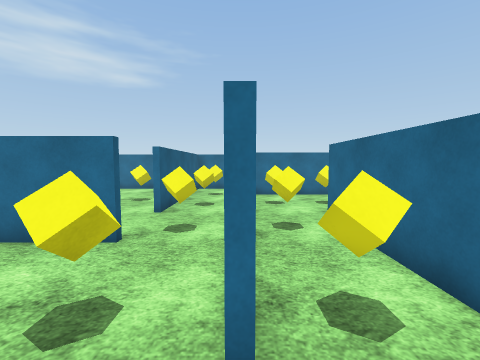
[1] (above)

22 first-person views from a walk through a scene from a Unity 3-D project. The camera is 1.5 m above the floor, tilts 4° down and sees 90° across. The floor is counted in squares, 1 m on a side. Each view is taken from the middle of a square. On the plan, view 1 faces up. The plan holds only what a view shows up to about 13 squares ahead; the rest is blank. The player is left out. Surface patterns are stand-ins for the level's own textures.

[2]
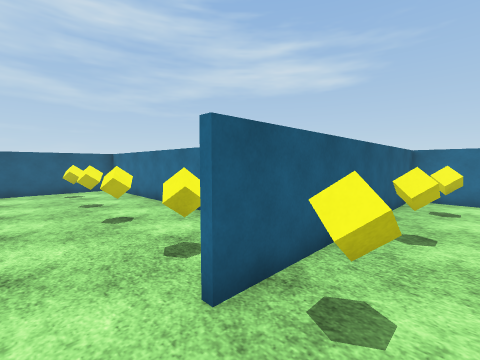

[3]
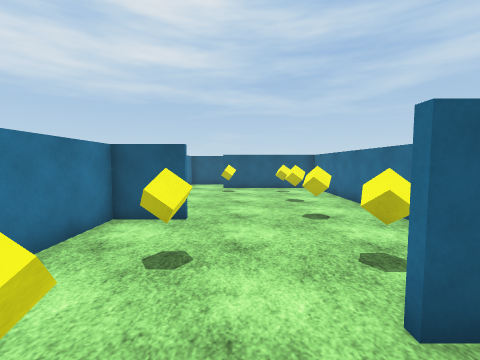

[4]
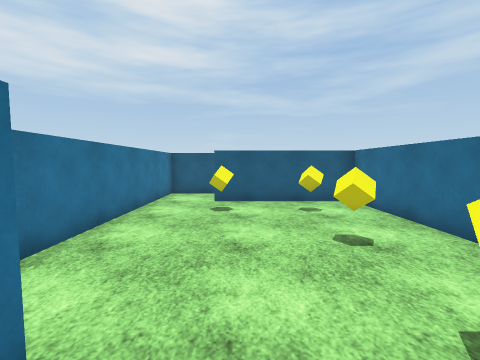

[5]
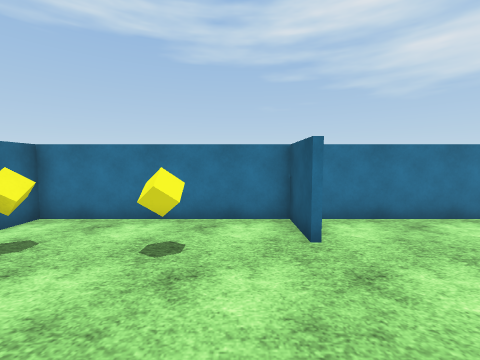

[6]
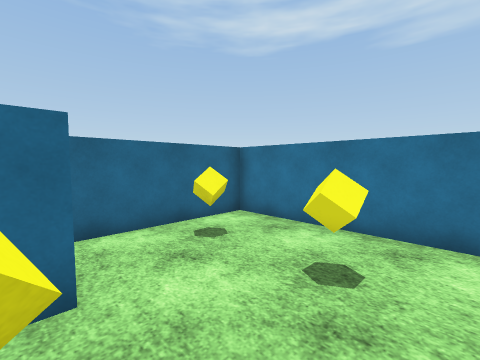

[7]
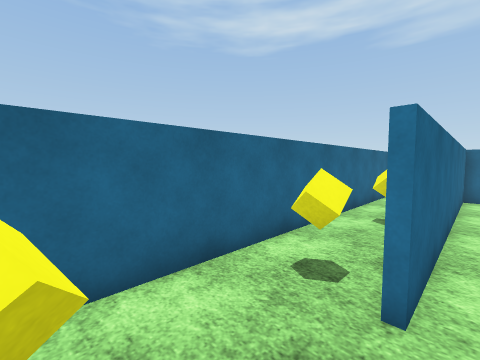

[8]
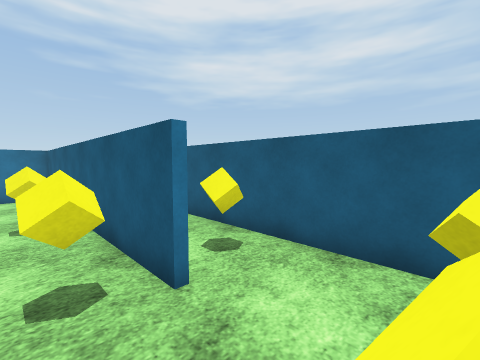

[9]
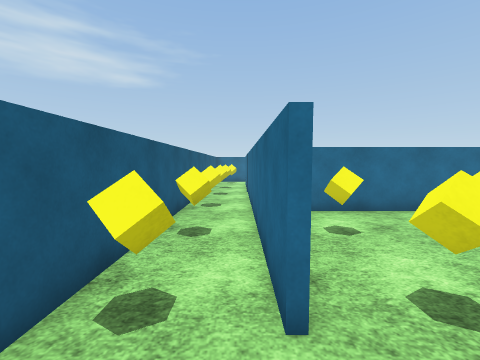

[10]
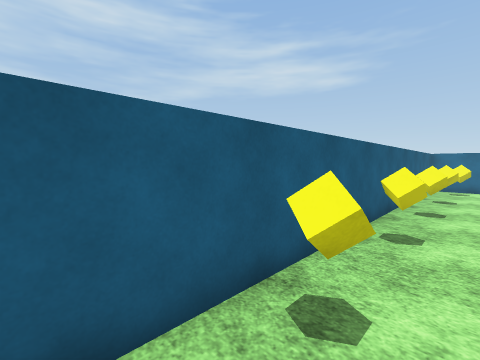

[11]
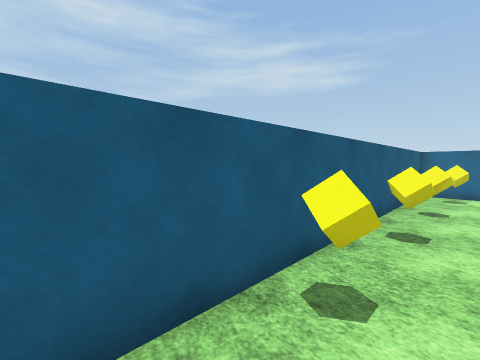

[12]
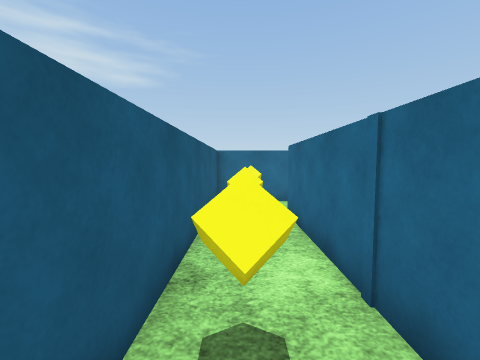

[13]
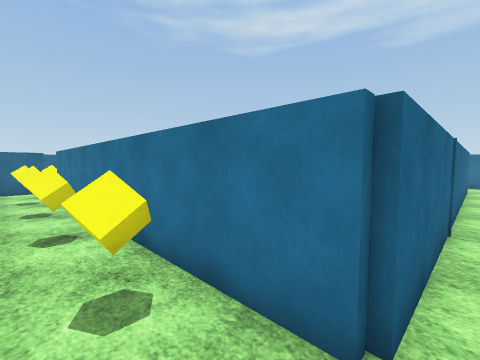

[14]
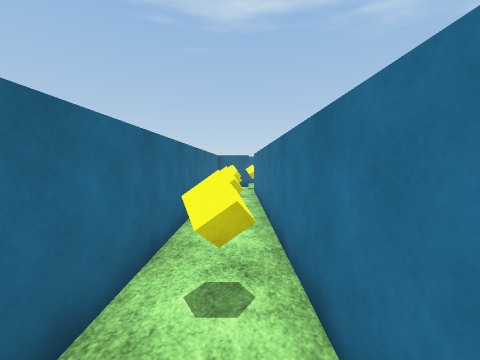

[15]
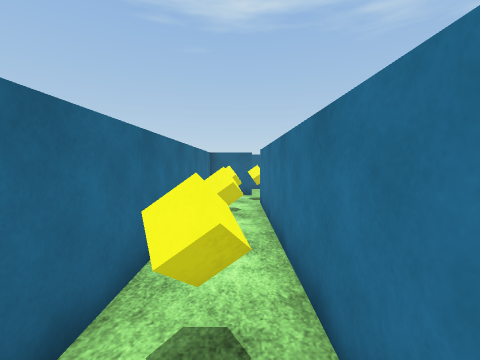

[16]
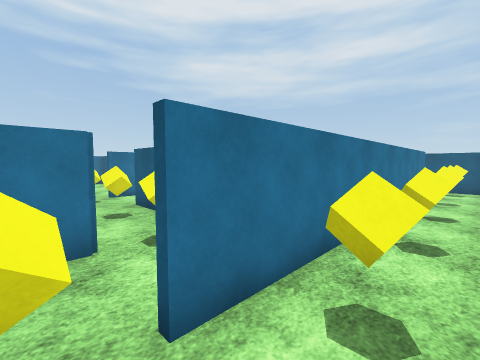

[17]
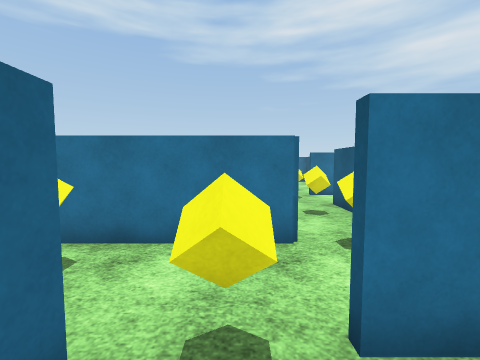

[18]
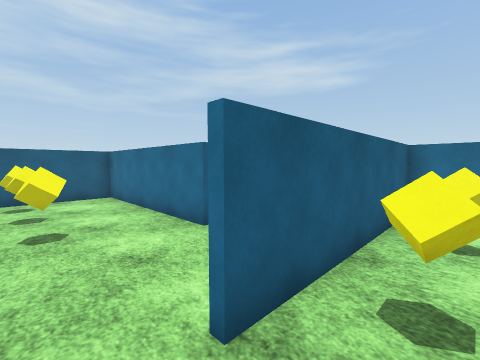

[19]
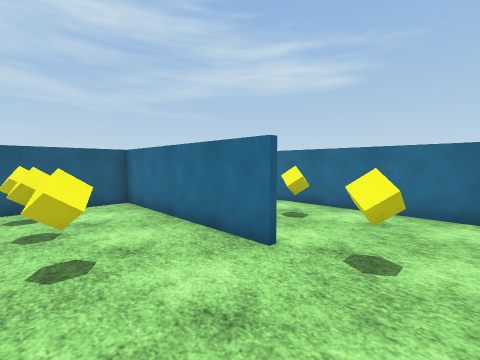

[20]
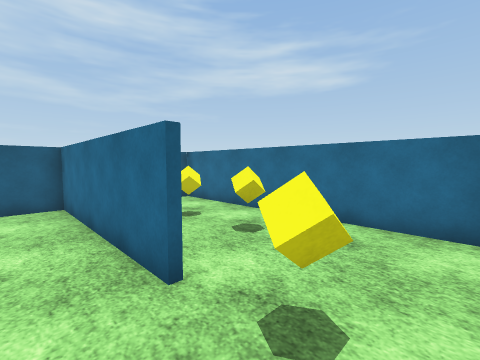

[21]
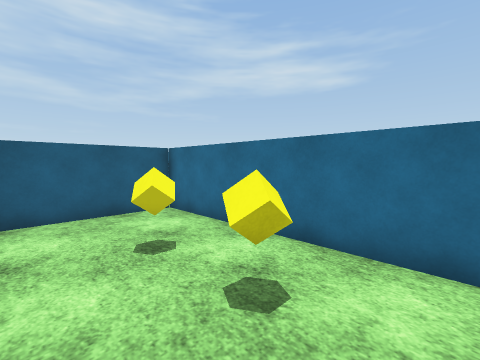

[22]
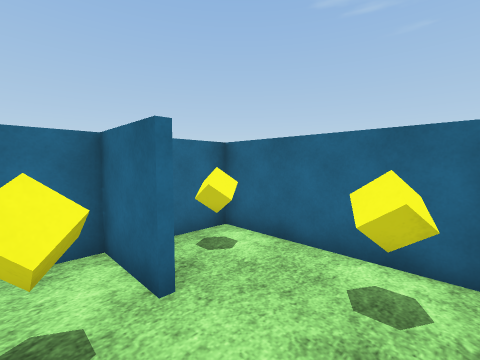

### Floor plan
Ten units are one square. View 1 is at (0, 0); x grows to the right and y downward. Boxes are objects, and circles mark ways between rooms. Rooms are numbered by the first view taken in them; rooms with no view inside come last. Other rooms are left out.
<svg viewBox="-154 -169 208 209">
<path fill="none" stroke="#000" d="M-22 -45 -124 -45 -124 10M-43 14 -43 34 41 34M-1 -14 -1 -21M-126 10 -126 -142 1 -142M1 -74 1 -15M24 35 24 -65M22 -154 22 -164 -149 -164 -149 34 -51 34M26 -66 26 34M42 -114 1 -114 1 -74M49 31 49 -91M-56 -94 -128 -94M-29 -140 -124 -140 -124 -99M-35 -47 -22 -47M-10 -140 -24 -140 -24 -71M-124 -95 -124 -59M22 -144 22 -154M49 -119 49 -164 34 -164M-1 -116 44 -116"/>
<rect x="-145" y="5" width="10" height="10" fill="#bbb"><title>yellow cube</title></rect>
<rect x="-145" y="-25" width="10" height="10" fill="#bbb"><title>yellow cube</title></rect>
<rect x="-145" y="-65" width="10" height="10" fill="#bbb"><title>yellow cube</title></rect>
<rect x="-145" y="-95" width="10" height="10" fill="#bbb"><title>yellow cube</title></rect>
<rect x="-145" y="-125" width="10" height="10" fill="#bbb"><title>yellow cube</title></rect>
<rect x="-145" y="-155" width="10" height="10" fill="#bbb"><title>yellow cube</title></rect>
<rect x="-115" y="5" width="10" height="10" fill="#bbb"><title>yellow cube</title></rect>
<rect x="-115" y="-25" width="10" height="10" fill="#bbb"><title>yellow cube</title></rect>
<rect x="-105" y="-155" width="10" height="10" fill="#bbb"><title>yellow cube</title></rect>
<rect x="-85" y="-25" width="10" height="10" fill="#bbb"><title>yellow cube</title></rect>
<rect x="-75" y="-155" width="10" height="10" fill="#bbb"><title>yellow cube</title></rect>
<rect x="-55" y="-25" width="10" height="10" fill="#bbb"><title>yellow cube</title></rect>
<rect x="-45" y="-155" width="10" height="10" fill="#bbb"><title>yellow cube</title></rect>
<rect x="-25" y="5" width="10" height="10" fill="#bbb"><title>yellow cube</title></rect>
<rect x="-25" y="-25" width="10" height="10" fill="#bbb"><title>yellow cube</title></rect>
<rect x="-15" y="-55" width="10" height="10" fill="#bbb"><title>yellow cube</title></rect>
<rect x="-15" y="-155" width="10" height="10" fill="#bbb"><title>yellow cube</title></rect>
<rect x="5" y="5" width="10" height="10" fill="#bbb"><title>yellow cube</title></rect>
<rect x="5" y="-25" width="10" height="10" fill="#bbb"><title>yellow cube</title></rect>
<rect x="5" y="-65" width="10" height="10" fill="#bbb"><title>yellow cube</title></rect>
<rect x="5" y="-95" width="10" height="10" fill="#bbb"><title>yellow cube</title></rect>
<rect x="25" y="-95" width="10" height="10" fill="#bbb"><title>yellow cube</title></rect>
<rect x="35" y="-25" width="10" height="10" fill="#bbb"><title>yellow cube</title></rect>
<rect x="35" y="-65" width="10" height="10" fill="#bbb"><title>yellow cube</title></rect>
<rect x="-115" y="-65" width="10" height="10" fill="#bbb"><title>yellow cube</title></rect>
<rect x="-95" y="-65" width="10" height="10" fill="#bbb"><title>yellow cube</title></rect>
<rect x="-95" y="-125" width="10" height="10" fill="#bbb"><title>yellow cube</title></rect>
<rect x="-75" y="-75" width="10" height="10" fill="#bbb"><title>yellow cube</title></rect>
<rect x="-75" y="-125" width="10" height="10" fill="#bbb"><title>yellow cube</title></rect>
<rect x="-45" y="-105" width="10" height="10" fill="#bbb"><title>yellow cube</title></rect>
<rect x="-15" y="-95" width="10" height="10" fill="#bbb"><title>yellow cube</title></rect>
<rect x="-15" y="-125" width="10" height="10" fill="#bbb"><title>yellow cube</title></rect>
<rect x="5" y="-145" width="10" height="10" fill="#bbb"><title>yellow cube</title></rect>
<rect x="35" y="-135" width="10" height="10" fill="#bbb"><title>yellow cube</title></rect>
<rect x="35" y="-155" width="10" height="10" fill="#bbb"><title>yellow cube</title></rect>
<circle cx="15" cy="-70" r="3" fill="#2a7"/>
<circle cx="-15" cy="-50" r="3" fill="#2a7"/>
<circle cx="5" cy="-155" r="3" fill="#2a7"/>
<circle cx="0" cy="-125" r="3" fill="#2a7"/>
<text x="-70" y="-40">1</text>
<text x="40" y="-60">2</text>
<text x="-60" y="-100">3</text>
<text x="30" y="-140">4</text>
</svg>
Room 1 opens to room 2. Room 1 opens to room 3. Room 1 opens to room 4. Room 3 opens to room 4.

Where each view was taken, in squares from view 1:
view 1: 0 up, 0 right, facing up
view 2: 0 up, 2 right, facing up-left
view 3: 0 up, 2 right, facing left
view 4: 0 up, 3 left, facing left
view 5: 3 up, 3 left, facing down
view 6: 2 up, 3 left, facing down-right
view 7: 9 up, 2 right, facing down-right
view 8: 9 up, 4 right, facing down-left
view 9: 3 down, 13 left, facing up
view 10: 0 up, 13 left, facing up-left
view 11: 3 up, 13 left, facing up-left
view 12: 7 up, 14 left, facing up
view 13: 16 up, 13 left, facing down-right
view 14: 15 up, 13 left, facing right
view 15: 15 up, 9 left, facing right
view 16: 16 up, 1 right, facing down-left
view 17: 16 up, 1 right, facing down
view 18: 6 up, 1 left, facing up-left
view 19: 6 up, 3 left, facing up-left
view 20: 8 up, 3 left, facing up-left
view 21: 10 up, 5 left, facing up-left
view 22: 12 up, 1 right, facing up-right
